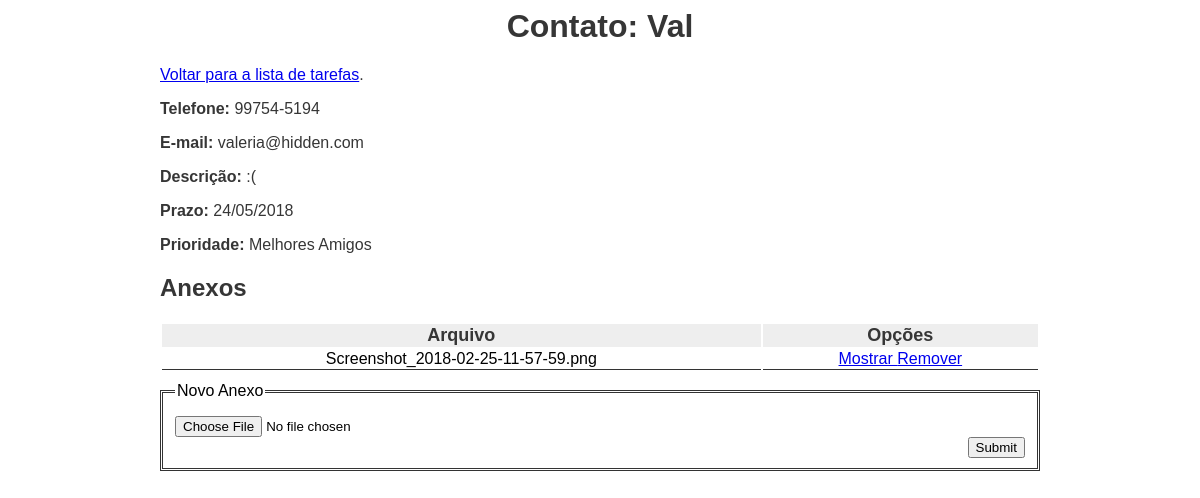
Screenshot of /contato.php?id=29 with the database file from the repository.
### tables this page shows
CREATE TABLE `contatos` (
  `id` int(11) NOT NULL,
  `nome` varchar(20) NOT NULL,
  `telefone` varchar(20) DEFAULT NULL,
  `email` varchar(30) DEFAULT NULL,
  `descricao` text NOT NULL,
  `nasc` date DEFAULT NULL,
  `concluida` tinyint(1) DEFAULT NULL
);

CREATE TABLE `anexos` (
  `id` int(11) NOT NULL,
  `contato_id` int(11) NOT NULL,
  `nome` varchar(255) NOT NULL,
  `arquivo` varchar(255) NOT NULL
);

### contato.php (called while the page is built, shortened)
<?php
	include 'banco.php';
	include 'ajudantes.php';
	include 'classes/Contato.php';
	$contatos = new Contatos($conexao);
	$contato = $contatos->exibir_contato($conexao, $_GET['id']);
	$anexos = $contatos->buscar_anexos($conexao, $_GET['id']);
	include "template_contato.php";
?>

### classes/Contato.php (called while the page is built, shortened)
<?php
    class Contatos {
        function exibir_contato($conexao, $id) {
            $sqlBusca = 'SELECT * FROM contatos WHERE id = ' . $id;
            $resultado = mysqli_query($conexao, $sqlBusca);
            return mysqli_fetch_assoc($resultado);
        }
        function buscar_anexos($conexao, $contato_id)
        {
            $sql = "SELECT * FROM anexos WHERE contato_id = {$contato_id}";
            $resultado = mysqli_query($conexao, $sql);
            $anexos = array();
            while ($anexo = mysqli_fetch_assoc($resultado)) {
                $anexos[] = $anexo;
            }
            return $anexos;
        }
    }
?>

### ajudantes.php (called while the page is built, shortened)
<?php
	function traduz_data_para_exibir($data)
	{
		$dados = explode("-", $data);
		$data_exibir = "{$dados[2]}/{$dados[1]}/{$dados[0]}";
		return $data_exibir;
	}
	function traduz_concluida($concluida)
	{
		if ($concluida == 1) {
			return 'Melhores Amigos';
		}
		return 'Conhecidos';
	}
?>

### template_contato.php (the view, shortened to what this page needs)
<html>
	<head>
		<link rel="stylesheet" href="css/estilo.css" type="text/css" />
	</head>
	<body>
		<h1>Contato: <?php echo $contato['nome']; ?> </h1>
			<p>
				<a href="listadedados.php">Voltar para a lista de tarefas</a>.
			</p>
			<p>
			<strong>Telefone:</strong>
				<?php echo $contato['telefone']; ?>
			</p>
			<p>
			<strong>E-mail:</strong>
				<?php echo $contato['email'] ?>
			</p>
			<strong>Descrição:</strong>
				<?php echo $contato['descricao']; ?>
			<p>
			<strong>Prazo:</strong>
				<?php echo traduz_data_para_exibir($contato['nasc']); ?>
			</p>
			<p>
			<strong>Prioridade:</strong>
				<?php echo traduz_concluida($contato['concluida']); ?>
			</p>
		<h2>Anexos</h2>
		<?php if (count($anexos) > 0) : ?>
			<table>
				<tr>
					<th>Arquivo</th>
					<th>Opções</th>
				</tr>
				<?php foreach($anexos as $anexo) : ?>
					<tr>
						<td><?php echo $anexo['nome']; ?></td>
						<td>
							<a href="anexos/<?php echo $anexo['arquivo']; ?>">
								Mostrar
							</a>
							<a href="anexo.php?id=
								<?php echo $anexo['id']; ?> ">
								Remover
							</a>
						</td>
					</tr>
				<?php endforeach ?>
			</table>
		<?php else : ?>
			<p>Não há anexos para essa tarefa.</p>
		<?php endif; ?>
		<form action="#" method="post" enctype="multipart/form-data" >
			<fieldset>
				<legend>Novo Anexo</legend>
				<label>
					<input type="file" name="anexo">
				</label>
				<input type="submit" name="Enviar">
			</fieldset>
		</form>
	</body>
</html>

### css/estilo.css (style rules this page uses)
body { font-family: Sans-serif; color: #363636; margin-left: 10em; margin-right: 10em; }
h1 { text-align: center; }
fieldset { border: 3px double #333; color: #000; margin: 10px 0 0 0; }
label { display: block; margin: 10px 0 0 0; }
input[type=submit] { float: right; clear: both; }
table { width: 100%; }
table th { background-color: #EEE; font-size: 18px; }
table td { border-bottom: 1px solid #333; color: #000; text-align: center; }

### rows the page displays
contatos: nome "Val", telefone "99754-5194", email "valeria@hidden.com", descricao ":(", nasc "24/05/2018", concluida "Melhores Amigos"
anexos: nome "Screenshot_2018-02-25-11-57-59.png"
